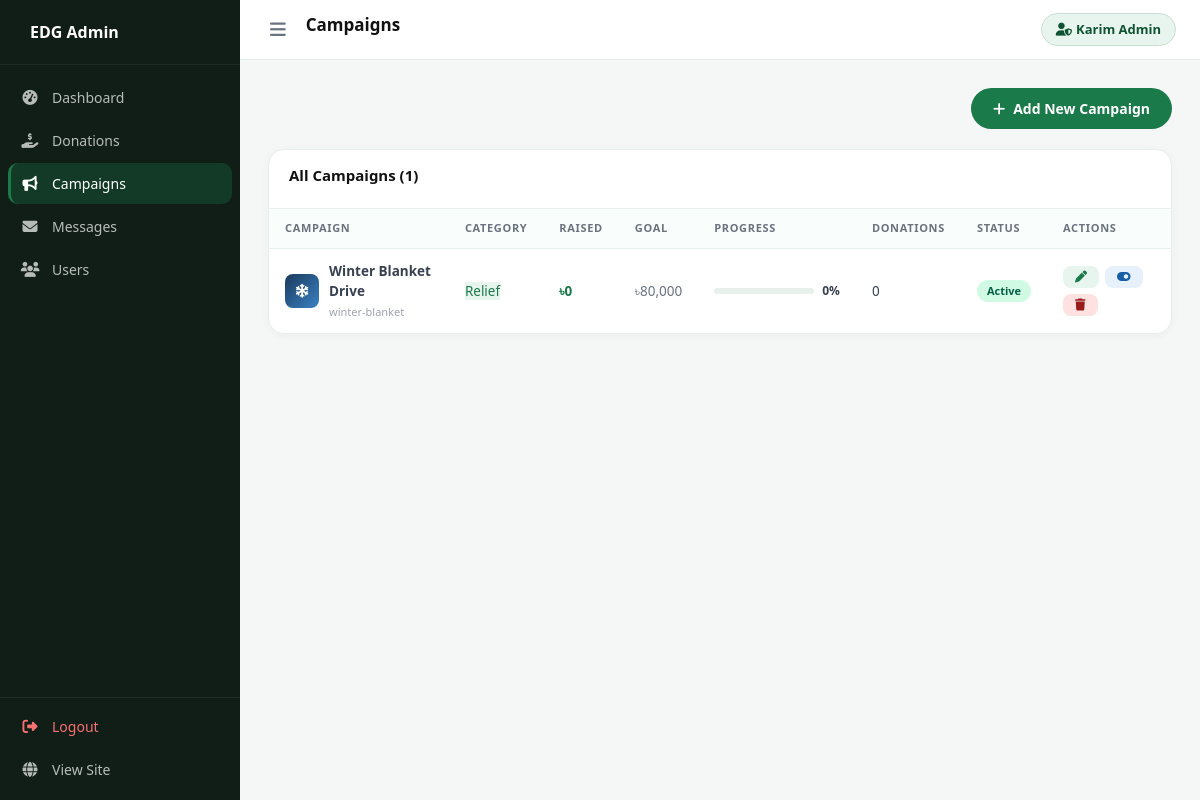
The app's page /admin/campaigns.php (signed in) with its own data.
### tables this page shows
CREATE TABLE IF NOT EXISTS campaigns (
    id            INT UNSIGNED    AUTO_INCREMENT PRIMARY KEY,
    slug          VARCHAR(100)    NOT NULL UNIQUE,
    title         VARCHAR(150)    NOT NULL,
    category      VARCHAR(80)     NOT NULL,
    icon          VARCHAR(100)    NOT NULL DEFAULT 'fas fa-heart',
    color         VARCHAR(200)    DEFAULT '#1a7a4a',
    goal_amount   DECIMAL(12,2)   NOT NULL DEFAULT 0,
    raised_amount DECIMAL(12,2)   NOT NULL DEFAULT 0,
    pct_funded    INT             NOT NULL DEFAULT 0,
    intro         TEXT,
    status        ENUM('active','inactive') DEFAULT 'active',
    created_at    TIMESTAMP       DEFAULT CURRENT_TIMESTAMP
);

### includes/auth.php (called while the page is built, shortened)
<?php
function admin_name(): string    { return $_SESSION['admin_name'] ?? 'Admin'; }

### admin/campaigns.php (the view, shortened to what this page needs)
<?php
$page_title = 'Campaigns';
require_once 'includes/admin-auth.php';
$campaigns = $pdo->query('SELECT c.*,(SELECT COUNT(*) FROM donations WHERE campaign_id=c.id) AS donation_count FROM campaigns c ORDER BY created_at DESC')->fetchAll();
require_once 'includes/admin-header.php';
?>
<div style="margin-bottom:20px;display:flex;justify-content:flex-end;">
  <a href="campaign-edit.php" class="btn-green" style="display:inline-flex;align-items:center;gap:8px;padding:10px 22px;border-radius:30px;text-decoration:none;">
    <i class="fas fa-plus"></i> Add New Campaign
  </a>
</div>
<div class="admin-table-wrap">
  <div class="table-top"><h2>All Campaigns (<?= count($campaigns) ?>)</h2></div>
  <table class="admin-table">
    <thead><tr><th>Campaign</th><th>Category</th><th>Raised</th><th>Goal</th><th>Progress</th><th>Donations</th><th>Status</th><th>Actions</th></tr></thead>
    <tbody>
    <?php foreach($campaigns as $c): ?>
    <tr>
      <td>
        <div style="display:flex;align-items:center;gap:10px;">
          <div style="width:34px;height:34px;border-radius:8px;background:<?= htmlspecialchars($c['color']) ?>;display:flex;align-items:center;justify-content:center;flex-shrink:0;">
            <i class="<?= htmlspecialchars($c['icon']) ?>" style="color:#fff;font-size:14px;"></i>
          </div>
          <div>
            <strong><?= htmlspecialchars($c['title']) ?></strong><br>
            <span style="font-size:11px;color:#9ca3af;"><?= htmlspecialchars($c['slug']) ?></span>
          </div>
        </div>
      </td>
      <td><span class="badge-cat"><?= htmlspecialchars($c['category']) ?></span></td>
      <td style="font-weight:600;color:#1a7a4a;">৳<?= number_format($c['raised_amount'],0) ?></td>
      <td style="color:#6b7280;">৳<?= number_format($c['goal_amount'],0) ?></td>
      <td>
        <div style="display:flex;align-items:center;gap:8px;">
          <div class="mini-progress"><div class="mini-progress-fill" style="width:<?= min($c['pct_funded'],100) ?>%;"></div></div>
          <span style="font-size:12px;font-weight:600;"><?= $c['pct_funded'] ?>%</span>
        </div>
      </td>
      <td><?= $c['donation_count'] ?></td>
      <td><span class="badge-status badge-<?= $c['status'] ?>"><?= ucfirst($c['status']) ?></span></td>
      <td>
        <div style="display:flex;gap:6px;flex-wrap:wrap;">
          <a href="campaign-edit.php?id=<?= $c['id'] ?>" class="btn-action btn-edit"><i class="fas fa-pen"></i></a>
          <form method="POST" style="display:inline;">
            <button type="submit" class="btn-action btn-view" title="Toggle status"><i class="fas fa-toggle-on"></i></button>
          </form>
          <form method="POST" style="display:inline;" onsubmit="return confirm('Delete this campaign?');">
            <button type="submit" class="btn-action btn-delete"><i class="fas fa-trash"></i></button>
          </form>
        </div>
      </td>
    </tr>
    <?php endforeach; ?>
    </tbody>
  </table>
</div>
<?php require_once 'includes/admin-footer.php'; ?>

### admin/includes/admin-header.php (shortened to what this page needs)
<?php
$current = basename($_SERVER['PHP_SELF']);
$base    = BASE_URL;
$nav = [
  ['file'=>'index.php',        'icon'=>'fas fa-gauge-high',        'label'=>'Dashboard'],
  ['file'=>'donations.php',    'icon'=>'fas fa-hand-holding-dollar','label'=>'Donations'],
  ['file'=>'campaigns.php',    'icon'=>'fas fa-bullhorn',           'label'=>'Campaigns'],
  ['file'=>'messages.php',     'icon'=>'fas fa-envelope',           'label'=>'Messages', 'badge'=>'unread'],
  ['file'=>'users.php',        'icon'=>'fas fa-users',              'label'=>'Users'],
];
?>
<!DOCTYPE html>
<html lang="en">
<head>
<link href="https://cdn.jsdelivr.net/npm/bootstrap@5.3.3/dist/css/bootstrap.min.css" rel="stylesheet">
<link href="https://cdnjs.cloudflare.com/ajax/libs/font-awesome/6.5.0/css/all.min.css" rel="stylesheet">
<link href="<?= BASE_URL ?>/assets/css/admin.css" rel="stylesheet">
</head>
<body>
<aside class="sidebar" id="sidebar">
  <div class="sidebar-brand">
    <span>EDG Admin</span>
  </div>
  <nav class="sidebar-nav">
    <?php foreach($nav as $item): ?>
    <a href="<?= $base ?>/admin/<?= $item['file'] ?>" class="nav-item <?= $current===$item['file']?'active':'' ?>">
      <i class="<?= $item['icon'] ?>"></i>
      <span><?= $item['label'] ?></span>
    </a>
    <?php endforeach; ?>
  </nav>
  <div class="sidebar-footer">
    <a href="<?= $base ?>/auth/admin-logout.php" class="nav-item text-danger-soft">
      <i class="fas fa-sign-out-alt"></i><span>Logout</span>
    </a>
    <a href="<?= $base ?>/" target="_blank" class="nav-item">
      <i class="fas fa-globe"></i><span>View Site</span>
    </a>
  </div>
</aside>
<div class="main-wrap">
  <header class="topbar">
    <button class="sidebar-toggle" onclick="document.getElementById('sidebar').classList.toggle('collapsed')">
      <i class="fas fa-bars"></i>
    </button>
    <h1 class="topbar-title"><?= htmlspecialchars($page_title ?? 'Dashboard') ?></h1>
    <div class="topbar-right">
      <span class="admin-badge"><i class="fas fa-user-shield me-1"></i><?= htmlspecialchars(admin_name()) ?></span>
    </div>
  </header>
  <main class="content">

### admin/includes/admin-footer.php (shortened to what this page needs)
  </main>
</div>
</body></html>

### assets/css/admin.css (style rules this page uses)
:root { --sidebar-w: 240px; --sidebar-collapsed-w: 68px; --green: #1a7a4a; --green-dk:#0f5432; --gold: #d4a017; --topbar-h:60px; --bg: #f4f7f5; --sidebar-bg: #111e17; --sidebar-text: rgba(255,255,255,.70); --sidebar-hover: rgba(255,255,255,.07); --sidebar-active-bg: rgba(26,122,74,.30); --sidebar-active-border: #1a7a4a; }
*, *::before, *::after { box-sizing: border-box; margin: 0; padding: 0; }
body { background: var(--bg); font-family: 'Segoe UI', sans-serif; display: flex; min-height: 100vh; }
.sidebar { width: var(--sidebar-w); background: var(--sidebar-bg); display: flex; flex-direction: column; position: fixed; top: 0; left: 0; height: 100vh; z-index: 200; transition: width .25s ease; overflow: hidden; }
.sidebar-brand { display: flex; align-items: center; gap: 12px; padding: 20px 18px; color: #fff; font-size: 16px; font-weight: 700; border-bottom: 1px solid rgba(255,255,255,.06); white-space: nowrap; }
.sidebar-nav { flex: 1; padding: 12px 8px; overflow-y: auto; }
.nav-item { display: flex; align-items: center; gap: 12px; padding: 10px 12px; border-radius: 10px; color: var(--sidebar-text); text-decoration: none; font-size: 14px; font-weight: 500; white-space: nowrap; transition: all .18s; margin-bottom: 2px; position: relative; }
.nav-item i { width: 20px; text-align: center; flex-shrink: 0; font-size: 15px; }
.nav-item.active { background: var(--sidebar-active-bg); color: #fff; border-left: 3px solid var(--sidebar-active-border); padding-left: 9px; }
.text-danger-soft { color: #f87171 !important; }
.sidebar-footer { padding: 8px; border-top: 1px solid rgba(255,255,255,.06); }
.main-wrap { margin-left: var(--sidebar-w); flex: 1; min-height: 100vh; display: flex; flex-direction: column; transition: margin-left .25s ease; }
.topbar { background: #fff; height: var(--topbar-h); display: flex; align-items: center; gap: 14px; padding: 0 24px; border-bottom: 1px solid #e8f0ec; position: sticky; top: 0; z-index: 100; }
.sidebar-toggle { background: none; border: none; color: #6b7280; font-size: 18px; cursor: pointer; padding: 6px; border-radius: 8px; transition: background .15s; flex-shrink: 0; }
.topbar-title { font-size: 17px; font-weight: 600; color: #111; flex: 1; }
.topbar-right { display: flex; align-items: center; gap: 12px; }
.admin-badge { background: #e8f5ee; color: var(--green-dk); font-size: 13px; font-weight: 600; padding: 6px 14px; border-radius: 20px; border: 1px solid #c8e0d0; }
.content { padding: 28px 28px; flex: 1; }
.admin-table-wrap { background: #fff; border-radius: 16px; border: 1px solid #e8f0ec; overflow: hidden; box-shadow: 0 2px 8px rgba(0,0,0,.04); }
.table-top { padding: 16px 20px; border-bottom: 1px solid #e8f0ec; display: flex; align-items: center; gap: 12px; flex-wrap: wrap; }
.table-top h2 { font-size: 15px; font-weight: 600; color: #111; flex: 1; }
.admin-table { width: 100%; border-collapse: collapse; font-size: 13.5px; }
.admin-table th { padding: 11px 16px; text-align: left; font-size: 11px; font-weight: 700; text-transform: uppercase; letter-spacing: .06em; color: #6b7280; background: #f9fdfb; border-bottom: 1px solid #e8f0ec; }
.admin-table td { padding: 12px 16px; border-bottom: 1px solid #f0f4f1; color: #374151; vertical-align: middle; }
.admin-table tr:last-child td { border-bottom: none; }
.badge-status { display: inline-block; padding: 3px 10px; border-radius: 20px; font-size: 11px; font-weight: 600; }
.badge-active { background:#d1fae5; color:#065f46; }
.badge-cat { background:#e8f5ee; color:#1a7a4a; }
.btn-action { display: inline-flex; align-items: center; gap: 5px; padding: 5px 12px; border-radius: 8px; font-size: 12px; font-weight: 600; text-decoration: none; border: none; cursor: pointer; transition: all .15s; }
.btn-edit { background:#e8f5ee; color:#1a7a4a; }
.btn-delete { background:#fee2e2; color:#991b1b; }
.btn-view { background:#e6f1fb; color:#185fa5; }
.btn-green { background: var(--green); color: #fff; border: none; border-radius: 30px; padding: 10px 28px; font-size: 14px; font-weight: 600; cursor: pointer; transition: all .2s; }
.mini-progress { height: 6px; background: #e8f0ec; border-radius: 3px; overflow: hidden; width: 100px; }

### records on screen
campaigns: title "Winter Blanket Drive", slug "winter-blanket", category "Relief", raised_amount "0", goal_amount "80,000", pct_funded "0", donation_count "0", status "Active"

### other values on screen
$item['label'] "Dashboard"
$item['label'] "Donations"
$item['label'] "Campaigns"
$item['label'] "Messages"
$item['label'] "Users"
$page_title "Campaigns"
admin_name() "Karim Admin"
count($campaigns) "1"
